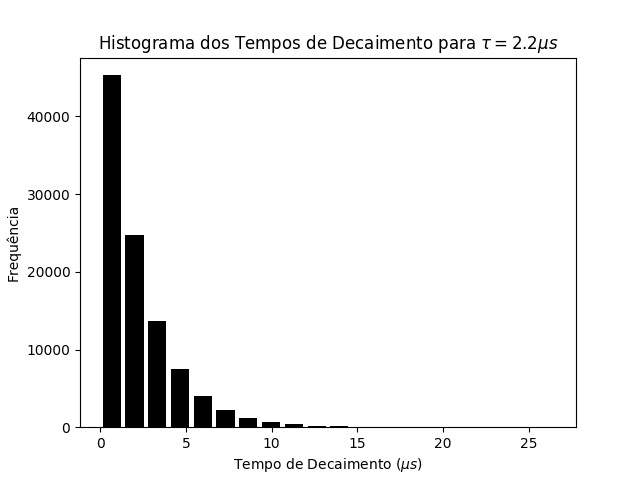

This chart was generated by the following Python code:
#!/bin/python

import random
import math
import numpy as np
import matplotlib.pyplot as plt

MAX = 10**5
f = lambda x: -2.2*math.log(1 - x)

def plot(values):
  plt.hist(values, histtype='bar', rwidth=0.8, color='black')
  plt.xlabel('Tempo de Decaimento ($\\mu s$)')
  plt.ylabel('Frequência')
  plt.title('Histograma dos Tempos de Decaimento para $\\tau = 2.2 \\mu s$')

def run(fn):
  numbers = list(map(fn, map(lambda x: random.random(), range(1, MAX))))
  avg = sum(numbers) / len(numbers)
  plot(numbers)

run(f)
plt.savefig('task03.png')
